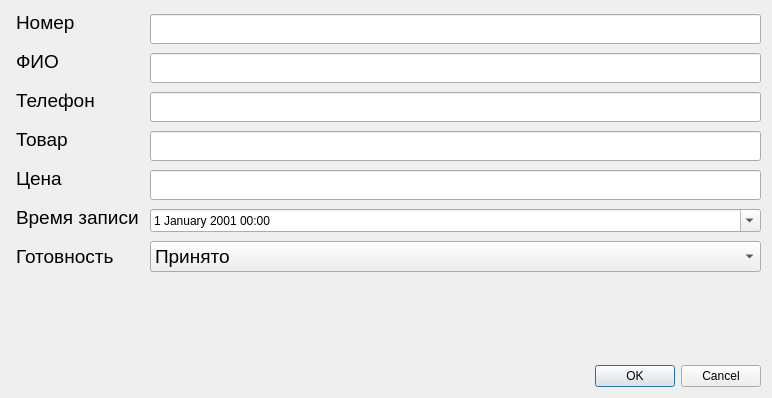
<?xml version="1.0" encoding="UTF-8"?>
<ui version="4.0">
 <class>Form</class>
 <widget class="QDialog" name="Form">
  <property name="geometry">
   <rect>
    <x>0</x>
    <y>0</y>
    <width>772</width>
    <height>398</height>
   </rect>
  </property>
  <property name="windowTitle">
   <string>Форма клиента</string>
  </property>
  <layout class="QVBoxLayout" name="verticalLayout_3">
   <item>
    <layout class="QHBoxLayout" name="horizontalLayout">
     <item>
      <layout class="QVBoxLayout" name="verticalLayout">
       <item>
        <widget class="QLabel" name="label">
         <property name="sizePolicy">
          <sizepolicy hsizetype="Preferred" vsizetype="Preferred">
           <horstretch>0</horstretch>
           <verstretch>0</verstretch>
          </sizepolicy>
         </property>
         <property name="minimumSize">
          <size>
           <width>0</width>
           <height>0</height>
          </size>
         </property>
         <property name="font">
          <font>
           <family>Arial</family>
           <pointsize>14</pointsize>
          </font>
         </property>
         <property name="layoutDirection">
          <enum>Qt::LeftToRight</enum>
         </property>
         <property name="styleSheet">
          <string notr="true">padding-bottom:10px;</string>
         </property>
         <property name="text">
          <string>Номер</string>
         </property>
        </widget>
       </item>
       <item>
        <widget class="QLabel" name="label_2">
         <property name="sizePolicy">
          <sizepolicy hsizetype="Preferred" vsizetype="Preferred">
           <horstretch>0</horstretch>
           <verstretch>0</verstretch>
          </sizepolicy>
         </property>
         <property name="minimumSize">
          <size>
           <width>0</width>
           <height>0</height>
          </size>
         </property>
         <property name="font">
          <font>
           <family>Arial</family>
           <pointsize>14</pointsize>
          </font>
         </property>
         <property name="layoutDirection">
          <enum>Qt::LeftToRight</enum>
         </property>
         <property name="styleSheet">
          <string notr="true">padding-bottom:10px;</string>
         </property>
         <property name="text">
          <string>ФИО</string>
         </property>
        </widget>
       </item>
       <item>
        <widget class="QLabel" name="label_3">
         <property name="sizePolicy">
          <sizepolicy hsizetype="Preferred" vsizetype="Preferred">
           <horstretch>0</horstretch>
           <verstretch>0</verstretch>
          </sizepolicy>
         </property>
         <property name="minimumSize">
          <size>
           <width>0</width>
           <height>0</height>
          </size>
         </property>
         <property name="font">
          <font>
           <family>Arial</family>
           <pointsize>14</pointsize>
          </font>
         </property>
         <property name="layoutDirection">
          <enum>Qt::LeftToRight</enum>
         </property>
         <property name="styleSheet">
          <string notr="true">padding-bottom:10px;</string>
         </property>
         <property name="text">
          <string>Телефон</string>
         </property>
        </widget>
       </item>
       <item>
        <widget class="QLabel" name="label_4">
         <property name="sizePolicy">
          <sizepolicy hsizetype="Preferred" vsizetype="Preferred">
           <horstretch>0</horstretch>
           <verstretch>0</verstretch>
          </sizepolicy>
         </property>
         <property name="minimumSize">
          <size>
           <width>0</width>
           <height>0</height>
          </size>
         </property>
         <property name="font">
          <font>
           <family>Arial</family>
           <pointsize>14</pointsize>
          </font>
         </property>
         <property name="layoutDirection">
          <enum>Qt::LeftToRight</enum>
         </property>
         <property name="styleSheet">
          <string notr="true">padding-bottom:10px;</string>
         </property>
         <property name="text">
          <string>Товар</string>
         </property>
        </widget>
       </item>
       <item>
        <widget class="QLabel" name="label_5">
         <property name="sizePolicy">
          <sizepolicy hsizetype="Preferred" vsizetype="Preferred">
           <horstretch>0</horstretch>
           <verstretch>0</verstretch>
          </sizepolicy>
         </property>
         <property name="minimumSize">
          <size>
           <width>0</width>
           <height>0</height>
          </size>
         </property>
         <property name="font">
          <font>
           <family>Arial</family>
           <pointsize>14</pointsize>
          </font>
         </property>
         <property name="layoutDirection">
          <enum>Qt::LeftToRight</enum>
         </property>
         <property name="styleSheet">
          <string notr="true">padding-bottom:10px;</string>
         </property>
         <property name="text">
          <string>Цена</string>
         </property>
        </widget>
       </item>
       <item>
        <widget class="QLabel" name="label_6">
         <property name="sizePolicy">
          <sizepolicy hsizetype="Preferred" vsizetype="Preferred">
           <horstretch>0</horstretch>
           <verstretch>0</verstretch>
          </sizepolicy>
         </property>
         <property name="minimumSize">
          <size>
           <width>0</width>
           <height>0</height>
          </size>
         </property>
         <property name="font">
          <font>
           <family>Arial</family>
           <pointsize>14</pointsize>
          </font>
         </property>
         <property name="layoutDirection">
          <enum>Qt::LeftToRight</enum>
         </property>
         <property name="styleSheet">
          <string notr="true">padding-bottom:10px;</string>
         </property>
         <property name="text">
          <string>Время записи</string>
         </property>
        </widget>
       </item>
       <item>
        <widget class="QLabel" name="label_7">
         <property name="sizePolicy">
          <sizepolicy hsizetype="Preferred" vsizetype="Preferred">
           <horstretch>0</horstretch>
           <verstretch>0</verstretch>
          </sizepolicy>
         </property>
         <property name="minimumSize">
          <size>
           <width>0</width>
           <height>0</height>
          </size>
         </property>
         <property name="font">
          <font>
           <family>Arial</family>
           <pointsize>14</pointsize>
          </font>
         </property>
         <property name="layoutDirection">
          <enum>Qt::LeftToRight</enum>
         </property>
         <property name="styleSheet">
          <string notr="true">padding-bottom:10px;</string>
         </property>
         <property name="text">
          <string>Готовность</string>
         </property>
        </widget>
       </item>
      </layout>
     </item>
     <item>
      <layout class="QVBoxLayout" name="verticalLayout_2">
       <item>
        <widget class="QLineEdit" name="lineEdit">
         <property name="sizePolicy">
          <sizepolicy hsizetype="Expanding" vsizetype="Fixed">
           <horstretch>0</horstretch>
           <verstretch>10</verstretch>
          </sizepolicy>
         </property>
         <property name="minimumSize">
          <size>
           <width>0</width>
           <height>30</height>
          </size>
         </property>
         <property name="inputMask">
          <string/>
         </property>
         <property name="text">
          <string/>
         </property>
         <property name="cursorPosition">
          <number>0</number>
         </property>
         <property name="placeholderText">
          <string/>
         </property>
        </widget>
       </item>
       <item>
        <widget class="QLineEdit" name="lineEdit_2">
         <property name="sizePolicy">
          <sizepolicy hsizetype="Expanding" vsizetype="Fixed">
           <horstretch>0</horstretch>
           <verstretch>10</verstretch>
          </sizepolicy>
         </property>
         <property name="minimumSize">
          <size>
           <width>0</width>
           <height>30</height>
          </size>
         </property>
        </widget>
       </item>
       <item>
        <widget class="QLineEdit" name="lineEdit_3">
         <property name="sizePolicy">
          <sizepolicy hsizetype="Expanding" vsizetype="Fixed">
           <horstretch>0</horstretch>
           <verstretch>10</verstretch>
          </sizepolicy>
         </property>
         <property name="minimumSize">
          <size>
           <width>0</width>
           <height>30</height>
          </size>
         </property>
        </widget>
       </item>
       <item>
        <widget class="QLineEdit" name="lineEdit_4">
         <property name="sizePolicy">
          <sizepolicy hsizetype="Expanding" vsizetype="Fixed">
           <horstretch>0</horstretch>
           <verstretch>10</verstretch>
          </sizepolicy>
         </property>
         <property name="minimumSize">
          <size>
           <width>0</width>
           <height>30</height>
          </size>
         </property>
        </widget>
       </item>
       <item>
        <widget class="QLineEdit" name="lineEdit_5">
         <property name="sizePolicy">
          <sizepolicy hsizetype="Expanding" vsizetype="Fixed">
           <horstretch>0</horstretch>
           <verstretch>10</verstretch>
          </sizepolicy>
         </property>
         <property name="minimumSize">
          <size>
           <width>0</width>
           <height>30</height>
          </size>
         </property>
        </widget>
       </item>
       <item>
        <widget class="QDateTimeEdit" name="dateTimeEdit">
         <property name="date">
          <date>
           <year>2001</year>
           <month>1</month>
           <day>1</day>
          </date>
         </property>
         <property name="currentSection">
          <enum>QDateTimeEdit::DaySection</enum>
         </property>
         <property name="displayFormat">
          <string>d MMMM yyyy HH:mm</string>
         </property>
         <property name="calendarPopup">
          <bool>true</bool>
         </property>
        </widget>
       </item>
       <item>
        <widget class="QComboBox" name="comboBox">
         <property name="font">
          <font>
           <family>Arial</family>
           <pointsize>14</pointsize>
          </font>
         </property>
         <item>
          <property name="text">
           <string>Принято</string>
          </property>
         </item>
         <item>
          <property name="text">
           <string>Предварительная запись</string>
          </property>
         </item>
         <item>
          <property name="text">
           <string>Готово к выдаче</string>
          </property>
         </item>
         <item>
          <property name="text">
           <string>Выдано</string>
          </property>
         </item>
        </widget>
       </item>
      </layout>
     </item>
    </layout>
   </item>
   <item>
    <spacer name="verticalSpacer">
     <property name="orientation">
      <enum>Qt::Vertical</enum>
     </property>
     <property name="sizeHint" stdset="0">
      <size>
       <width>20</width>
       <height>40</height>
      </size>
     </property>
    </spacer>
   </item>
   <item>
    <widget class="QDialogButtonBox" name="buttonBox">
     <property name="orientation">
      <enum>Qt::Horizontal</enum>
     </property>
     <property name="standardButtons">
      <set>QDialogButtonBox::Cancel|QDialogButtonBox::Ok</set>
     </property>
    </widget>
   </item>
  </layout>
 </widget>
 <resources/>
 <connections>
  <connection>
   <sender>buttonBox</sender>
   <signal>accepted()</signal>
   <receiver>Form</receiver>
   <slot>accept()</slot>
   <hints>
    <hint type="sourcelabel">
     <x>248</x>
     <y>254</y>
    </hint>
    <hint type="destinationlabel">
     <x>157</x>
     <y>274</y>
    </hint>
   </hints>
  </connection>
  <connection>
   <sender>buttonBox</sender>
   <signal>rejected()</signal>
   <receiver>Form</receiver>
   <slot>reject()</slot>
   <hints>
    <hint type="sourcelabel">
     <x>316</x>
     <y>260</y>
    </hint>
    <hint type="destinationlabel">
     <x>286</x>
     <y>274</y>
    </hint>
   </hints>
  </connection>
 </connections>
</ui>
